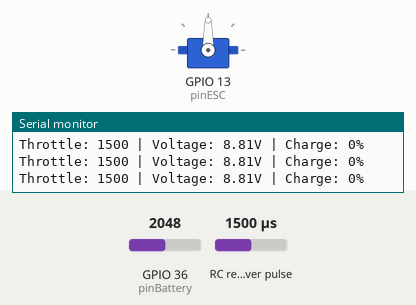
Simulated run of this sketch. Board: ESP32. Shown: servo, the last lines printed to the serial monitor. Wiring (inferred from the names in the program): RC receiver channel: data GPIO 32. The inputs (shaded band) are chosen by the test bench; at power-on: RC receiver pulse 1500 µs, GPIO 36 (pinBattery) = 2048.

Above: at 1.2 s.
1.3 s: RC receiver pulse (sensor on GPIO 32) set to 1020 µs
At 2.5 s:
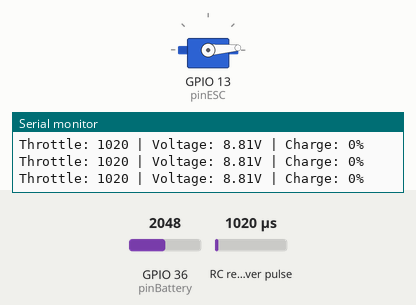
2.8 s: RC receiver pulse (sensor on GPIO 32) set to 1250 µs
At 3.4 s:
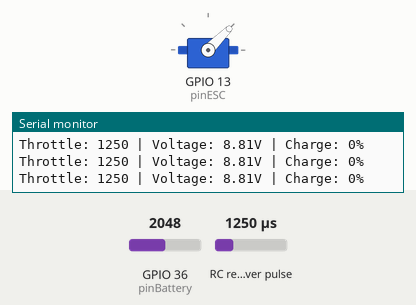
4.4 s: RC receiver pulse (sensor on GPIO 32) set to 1750 µs
At 5.6 s:
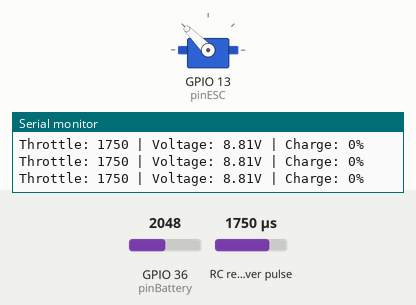
5.9 s: RC receiver pulse (sensor on GPIO 32) set to 1980 µs
At 6.6 s:
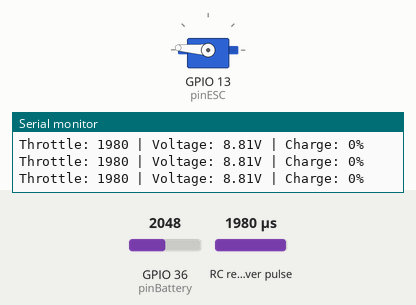
7.5 s: RC receiver pulse (sensor on GPIO 32) set to 1500 µs
At 8.7 s:
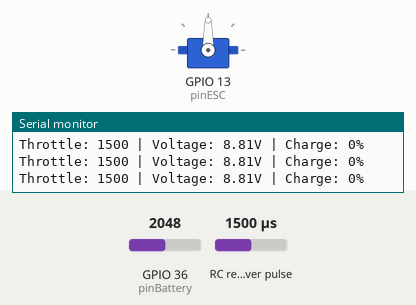
Timing chart, 0 to 10.0 s (numbered marks = the images above; inputs shaded):
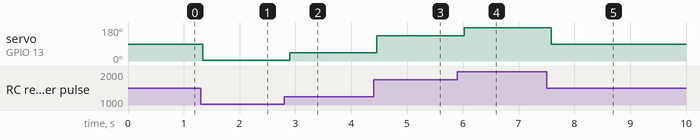

The sketch:

throtle_and_voltage.ino
```cpp
#include <ESP32Servo.h>

// Pin config
const int CH3 = 32;          // Receiver Throttle
const int pinBattery = 36;   // Voltage sensor 'S' pin (VP)
const int pinESC = 13;       // ESC control

// Control variables
Servo myESC;
int lastESCValue = 0;
const int deadband = 5;

// Calibration factor
const float CALIBRATION_FACTOR = 5.34;

void setup() {
  Serial.begin(115200);
  pinMode(CH3, INPUT);
  pinMode(pinBattery, INPUT);
  myESC.attach(pinESC, 1000, 2000);
  Serial.println("--- System Started ---");
}

void loop() {
  // Motor logic
  int rcReading = pulseIn(CH3, HIGH, 25000);
  if (rcReading > 900 && rcReading < 2100) {
    if (abs(rcReading - lastESCValue) > deadband) {
      myESC.writeMicroseconds(rcReading);
      lastESCValue = rcReading;
    }
  }

  // Battery logic
  int adcValue = analogRead(pinBattery);

  float pinVoltage = (adcValue * 3.3) / 4095.0;
  float realVoltage = pinVoltage * CALIBRATION_FACTOR;

  // Percentage (LiPo 3S: 10.5V to 12.6V)
  float percentage = (realVoltage - 10.5) / (12.6 - 10.5) * 100.0;

  if (percentage > 100) percentage = 100;
  if (percentage < 0)   percentage = 0;

  Serial.print("Throttle: ");
  Serial.print(lastESCValue);
  Serial.print(" | Voltage: ");
  Serial.print(realVoltage, 2);
  Serial.print("V | Charge: ");
  Serial.print((int)percentage);
  Serial.println("%");

  delay(100);
}
```

Measured:
- after the input at 1.3 s, servo on GPIO 13 (pinESC): 90° → 4° at once
- after the input at 2.8 s, servo on GPIO 13 (pinESC): 4° → 45° after 0.10 s
- after the input at 4.4 s, servo on GPIO 13 (pinESC): 45° → 135° after 0.06 s
- after the input at 5.9 s, servo on GPIO 13 (pinESC): 135° → 176° after 0.12 s
- after the input at 7.5 s, servo on GPIO 13 (pinESC): 176° → 90° after 0.08 s
